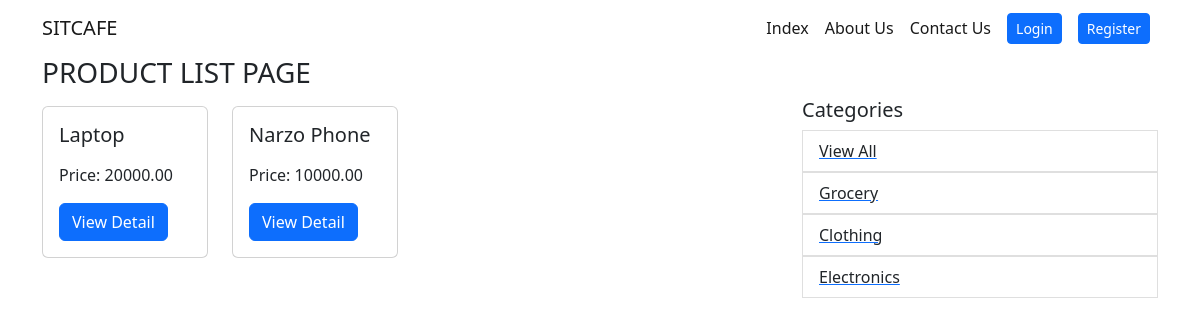
The page /products/?category=Electronics on the database its author committed.
### products/models.py (models this page shows, shortened)
class Product(models.Model):
  category = models.ForeignKey(Category, on_delete=models.SET_NULL, null=True)
  name = models.CharField(max_length=150)
  description = models.TextField(blank=True, null=True)
  stock = models.IntegerField(default=0)
  price = models.DecimalField(max_digits=7, decimal_places=2)
  is_active = models.BooleanField(default=True)
  created_at = models.DateTimeField(auto_now_add=True)
  updated_at = models.DateTimeField(auto_now=True)

class Category(models.Model):
  name = models.CharField(max_length=50)
  description = models.TextField(blank=True, null=True)
  is_active = models.BooleanField(default=True)
  created_at = models.DateTimeField(auto_now_add=True)
  updated_at = models.DateTimeField(auto_now=True)

### products/views.py (the view)
# urls.py: path('', views.product_list, name='product_list'),
def product_list(request):
  category = request.GET.get('category', None)
  products = Product.objects.filter(is_active=True)
  if category:
    products = products.filter(category__name=category)
  categories = Category.objects.all()
  return render(request,'products/product_list.html', { 'products': products, 'categories': categories })

### templates/products/product_list.html (shortened to what this page needs)
{% extends 'base.html' %}
{% block content %}
  <div class="container">
    <h3>PRODUCT LIST PAGE</h3>
    <div class="row">
      <div class="col-8">
        <div class="row">
          {% for product in products %}
            <div class="col-3 my-2">
              <div class="card">
                <div class="card-body">
                  <h5 class="card-title">{{ product.name }}</h5>
                  <p>Price: {{ product.price }}</p>
                  <a href="{% url 'product_view' id=product.id %}" class="btn btn-primary">View Detail</a>
                </div>
              </div>
            </div>
          {% endfor %}
        </div>
      </div>
      <div class="col-4">
        <h5>Categories</h5>
        <ul class="list-group">
          <a href="{% url 'product_list' %}">
            <li class="list-group-item">View All</li>
          </a>
          {% for category in categories %}
            <a href="{% url 'product_list' %}?category={{ category.name }}">
              <li class="list-group-item">{{ category.name }}</li>
            </a>
          {% endfor %}
        </ul>
      </div>
    </div>
  </div>
{% endblock content %}

### rows shown on the page
Product: name "Laptop", price "20000.00"
Product: name "Narzo Phone", price "10000.00"
Category: name "Grocery"
Category: name "Clothing"
Category: name "Electronics"
